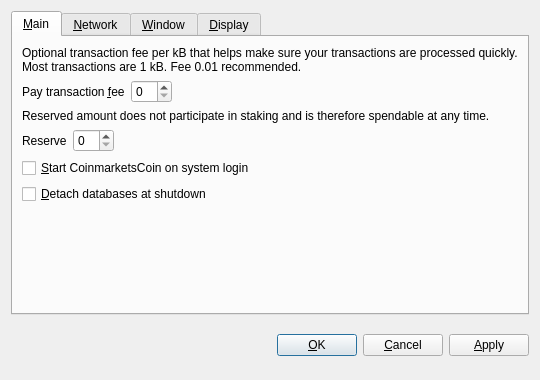
<?xml version="1.0" encoding="UTF-8"?>
<ui version="4.0">
 <class>OptionsDialog</class>
 <widget class="QDialog" name="OptionsDialog">
  <property name="geometry">
   <rect>
    <x>0</x>
    <y>0</y>
    <width>540</width>
    <height>380</height>
   </rect>
  </property>
  <property name="windowTitle">
   <string>Options</string>
  </property>
  <property name="modal">
   <bool>true</bool>
  </property>
  <layout class="QVBoxLayout" name="verticalLayout">
   <item>
    <widget class="QTabWidget" name="tabWidget">
     <property name="tabPosition">
      <enum>QTabWidget::North</enum>
     </property>
     <property name="currentIndex">
      <number>0</number>
     </property>
     <widget class="QWidget" name="tabMain">
      <attribute name="title">
       <string>&amp;Main</string>
      </attribute>
      <layout class="QVBoxLayout" name="verticalLayout_Main">
       <item>
        <widget class="QLabel" name="transactionFeeInfoLabel">
         <property name="text">
          <string>Optional transaction fee per kB that helps make sure your transactions are processed quickly. Most transactions are 1 kB. Fee 0.01 recommended.</string>
         </property>
         <property name="textFormat">
          <enum>Qt::PlainText</enum>
         </property>
         <property name="wordWrap">
          <bool>true</bool>
         </property>
        </widget>
       </item>
       <item>
        <layout class="QHBoxLayout" name="horizontalLayoutFee">
         <item>
          <widget class="QLabel" name="transactionFeeLabel">
           <property name="text">
            <string>Pay transaction &amp;fee</string>
           </property>
           <property name="textFormat">
            <enum>Qt::PlainText</enum>
           </property>
           <property name="buddy">
            <cstring>transactionFee</cstring>
           </property>
          </widget>
         </item>
         <item>
          <widget class="BitcoinAmountField" name="transactionFee"/>
         </item>
         <item>
          <spacer name="horizontalSpacerFee">
           <property name="orientation">
            <enum>Qt::Horizontal</enum>
           </property>
           <property name="sizeHint" stdset="0">
            <size>
             <width>40</width>
             <height>20</height>
            </size>
           </property>
          </spacer>
         </item>
        </layout>
       </item>
       <item>
        <widget class="QLabel" name="reserveBalanceInfoLabel">
         <property name="text">
          <string>Reserved amount does not participate in staking and is therefore spendable at any time.</string>
         </property>
         <property name="textFormat">
          <enum>Qt::PlainText</enum>
         </property>
         <property name="wordWrap">
          <bool>true</bool>
         </property>
        </widget>
       </item>
       <item>
        <layout class="QHBoxLayout" name="horizontalLayoutReserveBalance">
         <item>
          <widget class="QLabel" name="reserveBalanceLabel">
           <property name="text">
            <string>Reserve</string>
           </property>
           <property name="textFormat">
            <enum>Qt::PlainText</enum>
           </property>
           <property name="buddy">
            <cstring>reserveBalance</cstring>
           </property>
          </widget>
         </item>
         <item>
          <widget class="BitcoinAmountField" name="reserveBalance"/>
         </item>
         <item>
          <spacer name="horizontalSpacerReserveBalance">
           <property name="orientation">
            <enum>Qt::Horizontal</enum>
           </property>
           <property name="sizeHint" stdset="0">
            <size>
             <width>40</width>
             <height>20</height>
            </size>
           </property>
          </spacer>
         </item>
        </layout>
       </item>
       <item>
        <widget class="QCheckBox" name="bitcoinAtStartup">
         <property name="toolTip">
          <string>Automatically start CoinmarketsCoin after logging in to the system.</string>
         </property>
         <property name="text">
          <string>&amp;Start CoinmarketsCoin on system login</string>
         </property>
        </widget>
       </item>
       <item>
        <widget class="QCheckBox" name="detachDatabases">
         <property name="toolTip">
          <string>Detach block and address databases at shutdown. This means they can be moved to another data directory, but it slows down shutdown. The wallet is always detached.</string>
         </property>
         <property name="text">
          <string>&amp;Detach databases at shutdown</string>
         </property>
        </widget>
       </item>
       <item>
        <spacer name="verticalSpacer_Main">
         <property name="orientation">
          <enum>Qt::Vertical</enum>
         </property>
         <property name="sizeHint" stdset="0">
          <size>
           <width>20</width>
           <height>40</height>
          </size>
         </property>
        </spacer>
       </item>
      </layout>
     </widget>
     <widget class="QWidget" name="tabNetwork">
      <attribute name="title">
       <string>&amp;Network</string>
      </attribute>
      <layout class="QVBoxLayout" name="verticalLayout_Network">
       <item>
        <widget class="QCheckBox" name="mapPortUpnp">
         <property name="toolTip">
          <string>Automatically open the CoinmarketsCoin client port on the router. This only works when your router supports UPnP and it is enabled.</string>
         </property>
         <property name="text">
          <string>Map port using &amp;UPnP</string>
         </property>
        </widget>
       </item>
       <item>
        <widget class="QCheckBox" name="connectSocks">
         <property name="toolTip">
          <string>Connect to the CoinmarketsCoin network through a SOCKS proxy (e.g. when connecting through Tor).</string>
         </property>
         <property name="text">
          <string>&amp;Connect through SOCKS proxy:</string>
         </property>
        </widget>
       </item>
       <item>
        <layout class="QHBoxLayout" name="horizontalLayout_Network">
         <item>
          <widget class="QLabel" name="proxyIpLabel">
           <property name="text">
            <string>Proxy &amp;IP:</string>
           </property>
           <property name="textFormat">
            <enum>Qt::PlainText</enum>
           </property>
           <property name="buddy">
            <cstring>proxyIp</cstring>
           </property>
          </widget>
         </item>
         <item>
          <widget class="QValidatedLineEdit" name="proxyIp">
           <property name="maximumSize">
            <size>
             <width>140</width>
             <height>16777215</height>
            </size>
           </property>
           <property name="toolTip">
            <string>IP address of the proxy (e.g. 127.0.0.1)</string>
           </property>
          </widget>
         </item>
         <item>
          <widget class="QLabel" name="proxyPortLabel">
           <property name="text">
            <string>&amp;Port:</string>
           </property>
           <property name="textFormat">
            <enum>Qt::PlainText</enum>
           </property>
           <property name="buddy">
            <cstring>proxyPort</cstring>
           </property>
          </widget>
         </item>
         <item>
          <widget class="QLineEdit" name="proxyPort">
           <property name="maximumSize">
            <size>
             <width>55</width>
             <height>16777215</height>
            </size>
           </property>
           <property name="toolTip">
            <string>Port of the proxy (e.g. 9050)</string>
           </property>
          </widget>
         </item>
         <item>
          <widget class="QLabel" name="socksVersionLabel">
           <property name="text">
            <string>SOCKS &amp;Version:</string>
           </property>
           <property name="textFormat">
            <enum>Qt::PlainText</enum>
           </property>
           <property name="buddy">
            <cstring>socksVersion</cstring>
           </property>
          </widget>
         </item>
         <item>
          <widget class="QValueComboBox" name="socksVersion">
           <property name="toolTip">
            <string>SOCKS version of the proxy (e.g. 5)</string>
           </property>
          </widget>
         </item>
         <item>
          <spacer name="horizontalSpacer_Network">
           <property name="orientation">
            <enum>Qt::Horizontal</enum>
           </property>
           <property name="sizeHint" stdset="0">
            <size>
             <width>40</width>
             <height>20</height>
            </size>
           </property>
          </spacer>
         </item>
        </layout>
       </item>
       <item>
        <spacer name="verticalSpacer_Network">
         <property name="orientation">
          <enum>Qt::Vertical</enum>
         </property>
         <property name="sizeHint" stdset="0">
          <size>
           <width>20</width>
           <height>40</height>
          </size>
         </property>
        </spacer>
       </item>
      </layout>
     </widget>
     <widget class="QWidget" name="tabWindow">
      <attribute name="title">
       <string>&amp;Window</string>
      </attribute>
      <layout class="QVBoxLayout" name="verticalLayout_Window">
       <item>
        <widget class="QCheckBox" name="minimizeToTray">
         <property name="toolTip">
          <string>Show only a tray icon after minimizing the window.</string>
         </property>
         <property name="text">
          <string>&amp;Minimize to the tray instead of the taskbar</string>
         </property>
        </widget>
       </item>
       <item>
        <widget class="QCheckBox" name="minimizeOnClose">
         <property name="toolTip">
          <string>Minimize instead of exit the application when the window is closed. When this option is enabled, the application will be closed only after selecting Quit in the menu.</string>
         </property>
         <property name="text">
          <string>M&amp;inimize on close</string>
         </property>
        </widget>
       </item>
       <item>
        <spacer name="verticalSpacer_Window">
         <property name="orientation">
          <enum>Qt::Vertical</enum>
         </property>
         <property name="sizeHint" stdset="0">
          <size>
           <width>20</width>
           <height>40</height>
          </size>
         </property>
        </spacer>
       </item>
      </layout>
     </widget>
     <widget class="QWidget" name="tabDisplay">
      <attribute name="title">
       <string>&amp;Display</string>
      </attribute>
      <layout class="QVBoxLayout" name="verticalLayout_Display">
       <item>
        <layout class="QHBoxLayout" name="horizontalLayout_1_Display">
         <item>
          <widget class="QLabel" name="langLabel">
           <property name="text">
            <string>User Interface &amp;language:</string>
           </property>
           <property name="textFormat">
            <enum>Qt::PlainText</enum>
           </property>
           <property name="buddy">
            <cstring>lang</cstring>
           </property>
          </widget>
         </item>
         <item>
          <widget class="QValueComboBox" name="lang">
           <property name="toolTip">
            <string>The user interface language can be set here. This setting will take effect after restarting CoinmarketsCoin.</string>
           </property>
          </widget>
         </item>
        </layout>
       </item>
       <item>
        <layout class="QHBoxLayout" name="horizontalLayout_2_Display">
         <item>
          <widget class="QLabel" name="unitLabel">
           <property name="text">
            <string>&amp;Unit to show amounts in:</string>
           </property>
           <property name="textFormat">
            <enum>Qt::PlainText</enum>
           </property>
           <property name="buddy">
            <cstring>unit</cstring>
           </property>
          </widget>
         </item>
         <item>
          <widget class="QValueComboBox" name="unit">
           <property name="toolTip">
            <string>Choose the default subdivision unit to show in the interface and when sending coins.</string>
           </property>
          </widget>
         </item>
        </layout>
       </item>
       <item>
        <widget class="QCheckBox" name="coinControlFeatures">
         <property name="toolTip">
          <string>Whether to show coin control features or not.</string>
         </property>
         <property name="text">
          <string>Display coin &amp;control features (experts only!)</string>
         </property>
        </widget>
       </item>
       <item>
        <spacer name="verticalSpacer_Display">
         <property name="orientation">
          <enum>Qt::Vertical</enum>
         </property>
         <property name="sizeHint" stdset="0">
          <size>
           <width>20</width>
           <height>40</height>
          </size>
         </property>
        </spacer>
       </item>
      </layout>
     </widget>
    </widget>
   </item>
   <item>
    <layout class="QHBoxLayout" name="horizontalLayout_Buttons">
     <item>
      <spacer name="horizontalSpacer_1">
       <property name="orientation">
        <enum>Qt::Horizontal</enum>
       </property>
       <property name="sizeHint" stdset="0">
        <size>
         <width>40</width>
         <height>48</height>
        </size>
       </property>
      </spacer>
     </item>
     <item>
      <widget class="QLabel" name="statusLabel">
       <property name="font">
        <font>
         <weight>75</weight>
         <bold>true</bold>
        </font>
       </property>
       <property name="text">
        <string/>
       </property>
       <property name="textFormat">
        <enum>Qt::PlainText</enum>
       </property>
       <property name="wordWrap">
        <bool>true</bool>
       </property>
      </widget>
     </item>
     <item>
      <spacer name="horizontalSpacer_2">
       <property name="orientation">
        <enum>Qt::Horizontal</enum>
       </property>
       <property name="sizeHint" stdset="0">
        <size>
         <width>40</width>
         <height>48</height>
        </size>
       </property>
      </spacer>
     </item>
     <item>
      <widget class="QPushButton" name="okButton">
       <property name="text">
        <string>&amp;OK</string>
       </property>
      </widget>
     </item>
     <item>
      <widget class="QPushButton" name="cancelButton">
       <property name="text">
        <string>&amp;Cancel</string>
       </property>
       <property name="autoDefault">
        <bool>false</bool>
       </property>
      </widget>
     </item>
     <item>
      <widget class="QPushButton" name="applyButton">
       <property name="text">
        <string>&amp;Apply</string>
       </property>
       <property name="autoDefault">
        <bool>false</bool>
       </property>
      </widget>
     </item>
    </layout>
   </item>
  </layout>
 </widget>
 <customwidgets>
  <customwidget>
   <class>BitcoinAmountField</class>
   <extends>QSpinBox</extends>
   <header>bitcoinamountfield.h</header>
  </customwidget>
  <customwidget>
   <class>QValueComboBox</class>
   <extends>QComboBox</extends>
   <header>qvaluecombobox.h</header>
  </customwidget>
  <customwidget>
   <class>QValidatedLineEdit</class>
   <extends>QLineEdit</extends>
   <header>qvalidatedlineedit.h</header>
  </customwidget>
 </customwidgets>
 <resources/>
 <connections/>
</ui>
